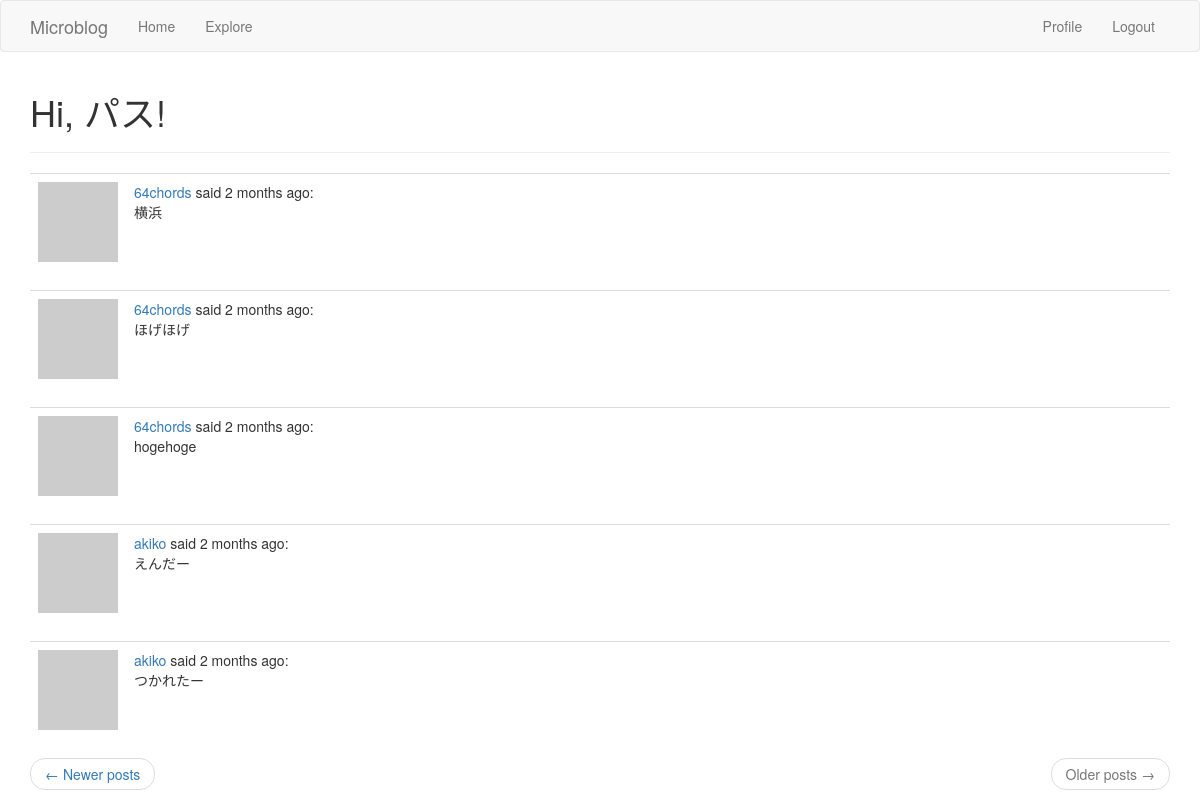
The page /explore?page=2 (signed in) on the database its author committed.
### app/models.py (models this page shows, shortened)
class User(UserMixin,db.Model):
    id = db.Column(db.Integer,primary_key=True)
    username = db.Column(db.String(64),index=True,unique=True)
    email = db.Column(db.String(120),index=True,unique=True)
    password_hash = db.Column(db.String(128))
    about_me = db.Column(db.String(140))
    last_seen = db.Column(db.DateTime,default=datetime.utcnow)
    """
    a db.relationship field is normally defined on the “one” side, and
    is used as a convenient way to get access to the “many”.
    """
    posts = db.relationship("Post",backref="author",lazy="dynamic")
    """
    フォロー・フォロワーの関係を追加
    "User": セルフ参照の関係なので自分自身
    secondary: 関係性を表す関係テーブル
    followers.c.**: cはColumnsを表すプロパティ
    詳細はp.134~135を参照のこと（８．３節）
    """
    followed = db.relationship(
        "User",secondary=followers,
        primaryjoin=(followers.c.follower_id == id),
        secondaryjoin=(followers.c.followed_id == id),
        backref=db.backref("followers",lazy="dynamic"),lazy="dynamic"
    )
    def avatar(self,size):
        digest = md5(self.email.lower().encode('utf-8')).hexdigest()
        return "https://www.gravatar.com/avatar/{}?d=identicon&s={}".\
            format(digest,size)

class Post(db.Model):
    id = db.Column(db.Integer,primary_key=True)
    body = db.Column(db.String(140))
    timestamp = db.Column(db.DateTime,index=True,default=datetime.utcnow)
    user_id = db.Column(db.Integer,db.ForeignKey('user.id'))

### app/routes.py (the view)
@app.route("/explore")
@login_required
def explore():
    page = request.args.get("page",1,type=int)
    posts = Post.query.order_by(Post.timestamp.desc()).paginate(
        page,app.config["POSTS_PER_PAGE"],False)
    next_url = url_for('explore',page=posts.next_num)\
        if posts.has_next else None
    prev_url = url_for('explore',page=posts.prev_num)\
        if posts.has_prev else None
    """
    index.htmlと大差ないため、レンダリングで使用する。
    postフォームは不要のため、引数には含めない。
    """
    return render_template("index.html",title="Explore",posts=posts.items,
        next_url=next_url,prev_url=prev_url)

### app/models.py (called while the page is built)
@login.user_loader
def load_user(id):
    return User.query.get(int(id))

### app/routes.py (called while the page is built)
@app.before_request
def before_request():
    if current_user.is_authenticated:
        current_user.last_seen = datetime.utcnow()
        db.session.commit()

### app/templates/index.html (shortened to what this page needs)
{% extends "base.html" %}
{% import "bootstrap/wtf.html" as wtf %}
{% block app_content %}
  <h1>Hi, {{ current_user.username }}!</h1>
  <hr>
  {% for post in posts %}
    {% include '_post.html' %}
  {% endfor %}
  <nav aria-label="...">
    <ul class="pager">
      <li class="previous{% if not prev_url %} disabled{% endif %}">
        <a href="{{ prev_url or '#' }}">
          <span aria-hidden="true">&larr;</span> Newer posts
        </a>
      </li>
      <li class="next{% if not next_url %} disabled{% endif %}">
        <a href="{{ next_url or '#' }}">
          Older posts <span aria-hidden="true">&rarr;</span>
        </a>
      </li>
    </ul>
  </nav>
{% endblock %}

### app/templates/_post.html
<table class="table table-hover">
  <tr valign="top">
    <td width="70px">
      <a href="{{ url_for("user",username=post.author.username) }}">
        <img src="{{ post.author.avatar(70) }}" alt="">
      </a>
    </td>
    <td>
      <a href="{{ url_for('user',username=post.author.username) }}">
        {{ post.author.username }}
      </a>
      said {{ moment(post.timestamp).fromNow() }}:
      <br>
      {{ post.body }}
    </td>
  </tr>
</table>

### rows shown on the page
User: username "パス"
Post: author.username "64chords", timestamp "2 months ago", body "横浜"
Post: author.username "64chords", timestamp "2 months ago", body "ほげほげ"
Post: author.username "64chords", timestamp "2 months ago", body "hogehoge"
Post: author.username "akiko", timestamp "2 months ago", body "えんだー"
Post: author.username "akiko", timestamp "2 months ago", body "つかれたー"
